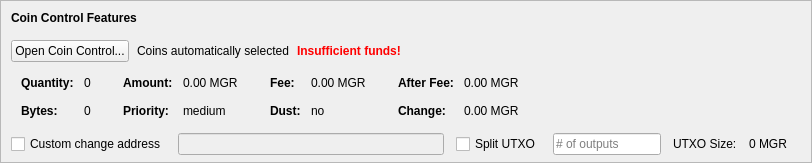
    <widget class="QFrame" name="frameCoinControl">
     <property name="sizePolicy">
      <sizepolicy hsizetype="Expanding" vsizetype="Expanding">
       <horstretch>0</horstretch>
       <verstretch>0</verstretch>
      </sizepolicy>
     </property>
     <property name="maximumSize">
      <size>
       <width>16777215</width>
       <height>16777215</height>
      </size>
     </property>
     <property name="frameShape">
      <enum>QFrame::StyledPanel</enum>
     </property>
     <property name="frameShadow">
      <enum>QFrame::Sunken</enum>
     </property>
     <layout class="QVBoxLayout" name="verticalLayoutCoinControl2">
      <property name="spacing">
       <number>0</number>
      </property>
      <property name="leftMargin">
       <number>0</number>
      </property>
      <property name="topMargin">
       <number>0</number>
      </property>
      <property name="rightMargin">
       <number>0</number>
      </property>
      <property name="bottomMargin">
       <number>6</number>
      </property>
      <item>
       <layout class="QVBoxLayout" name="verticalLayoutCoinControl" stretch="0,0,0,0,1">
        <property name="spacing">
         <number>0</number>
        </property>
        <property name="leftMargin">
         <number>10</number>
        </property>
        <property name="topMargin">
         <number>10</number>
        </property>
        <item>
         <layout class="QHBoxLayout" name="horizontalLayoutCoinControl1">
          <property name="bottomMargin">
           <number>15</number>
          </property>
          <item>
           <widget class="QLabel" name="labelCoinControlFeatures">
            <property name="sizePolicy">
             <sizepolicy hsizetype="Preferred" vsizetype="Maximum">
              <horstretch>0</horstretch>
              <verstretch>0</verstretch>
             </sizepolicy>
            </property>
            <property name="font">
             <font>
              <weight>75</weight>
              <bold>true</bold>
             </font>
            </property>
            <property name="styleSheet">
             <string notr="true">font-weight:bold;</string>
            </property>
            <property name="text">
             <string>Coin Control Features</string>
            </property>
           </widget>
          </item>
         </layout>
        </item>
        <item>
         <layout class="QHBoxLayout" name="horizontalLayoutCoinControl2" stretch="0,0,0,0">
          <property name="spacing">
           <number>8</number>
          </property>
          <property name="bottomMargin">
           <number>10</number>
          </property>
          <item>
           <widget class="QPushButton" name="pushButtonCoinControl">
            <property name="styleSheet">
             <string notr="true"/>
            </property>
            <property name="text">
             <string>Open Coin Control...</string>
            </property>
            <property name="autoDefault">
             <bool>false</bool>
            </property>
           </widget>
          </item>
          <item>
           <widget class="QLabel" name="labelCoinControlAutomaticallySelected">
            <property name="text">
             <string>Coins automatically selected</string>
            </property>
            <property name="margin">
             <number>5</number>
            </property>
           </widget>
          </item>
          <item>
           <widget class="QLabel" name="labelCoinControlInsuffFunds">
            <property name="font">
             <font>
              <weight>75</weight>
              <bold>true</bold>
             </font>
            </property>
            <property name="styleSheet">
             <string notr="true">color:red;font-weight:bold;</string>
            </property>
            <property name="text">
             <string>Insufficient funds!</string>
            </property>
            <property name="margin">
             <number>5</number>
            </property>
           </widget>
          </item>
          <item>
           <spacer name="horizontalSpacerCoinControl">
            <property name="orientation">
             <enum>Qt::Horizontal</enum>
            </property>
            <property name="sizeHint" stdset="0">
             <size>
              <width>40</width>
              <height>1</height>
             </size>
            </property>
           </spacer>
          </item>
         </layout>
        </item>
        <item>
         <widget class="QWidget" name="widgetCoinControl" native="true">
          <property name="sizePolicy">
           <sizepolicy hsizetype="Preferred" vsizetype="Preferred">
            <horstretch>0</horstretch>
            <verstretch>0</verstretch>
           </sizepolicy>
          </property>
          <property name="minimumSize">
           <size>
            <width>0</width>
            <height>0</height>
           </size>
          </property>
          <property name="styleSheet">
           <string notr="true"/>
          </property>
          <layout class="QHBoxLayout" name="horizontalLayoutCoinControl5">
           <property name="leftMargin">
            <number>0</number>
           </property>
           <property name="topMargin">
            <number>0</number>
           </property>
           <property name="rightMargin">
            <number>0</number>
           </property>
           <property name="bottomMargin">
            <number>0</number>
           </property>
           <item>
            <layout class="QHBoxLayout" name="horizontalLayoutCoinControl3" stretch="0,0,0,1">
             <property name="spacing">
              <number>20</number>
             </property>
             <property name="topMargin">
              <number>0</number>
             </property>
             <property name="bottomMargin">
              <number>10</number>
             </property>
             <item>
              <layout class="QFormLayout" name="formLayoutCoinControl1">
               <property name="horizontalSpacing">
                <number>10</number>
               </property>
               <property name="verticalSpacing">
                <number>14</number>
               </property>
               <property name="leftMargin">
                <number>10</number>
               </property>
               <property name="topMargin">
                <number>4</number>
               </property>
               <property name="rightMargin">
                <number>6</number>
               </property>
               <item row="0" column="0">
                <widget class="QLabel" name="labelCoinControlQuantityText">
                 <property name="font">
                  <font>
                   <weight>75</weight>
                   <bold>true</bold>
                  </font>
                 </property>
                 <property name="text">
                  <string>Quantity:</string>
                 </property>
                 <property name="margin">
                  <number>0</number>
                 </property>
                </widget>
               </item>
               <item row="0" column="1">
                <widget class="QLabel" name="labelCoinControlQuantity">
                 <property name="cursor">
                  <cursorShape>IBeamCursor</cursorShape>
                 </property>
                 <property name="contextMenuPolicy">
                  <enum>Qt::ActionsContextMenu</enum>
                 </property>
                 <property name="text">
                  <string notr="true">0</string>
                 </property>
                 <property name="margin">
                  <number>0</number>
                 </property>
                 <property name="textInteractionFlags">
                  <set>Qt::LinksAccessibleByMouse|Qt::TextSelectableByKeyboard|Qt::TextSelectableByMouse</set>
                 </property>
                </widget>
               </item>
               <item row="1" column="0">
                <widget class="QLabel" name="labelCoinControlBytesText">
                 <property name="font">
                  <font>
                   <weight>75</weight>
                   <bold>true</bold>
                  </font>
                 </property>
                 <property name="text">
                  <string>Bytes:</string>
                 </property>
                </widget>
               </item>
               <item row="1" column="1">
                <widget class="QLabel" name="labelCoinControlBytes">
                 <property name="cursor">
                  <cursorShape>IBeamCursor</cursorShape>
                 </property>
                 <property name="contextMenuPolicy">
                  <enum>Qt::ActionsContextMenu</enum>
                 </property>
                 <property name="text">
                  <string notr="true">0</string>
                 </property>
                 <property name="textInteractionFlags">
                  <set>Qt::LinksAccessibleByMouse|Qt::TextSelectableByKeyboard|Qt::TextSelectableByMouse</set>
                 </property>
                </widget>
               </item>
              </layout>
             </item>
             <item>
              <layout class="QFormLayout" name="formLayoutCoinControl2">
               <property name="horizontalSpacing">
                <number>10</number>
               </property>
               <property name="verticalSpacing">
                <number>14</number>
               </property>
               <property name="leftMargin">
                <number>6</number>
               </property>
               <property name="topMargin">
                <number>4</number>
               </property>
               <property name="rightMargin">
                <number>6</number>
               </property>
               <item row="0" column="0">
                <widget class="QLabel" name="labelCoinControlAmountText">
                 <property name="font">
                  <font>
                   <weight>75</weight>
                   <bold>true</bold>
                  </font>
                 </property>
                 <property name="text">
                  <string>Amount:</string>
                 </property>
                 <property name="margin">
                  <number>0</number>
                 </property>
                </widget>
               </item>
               <item row="0" column="1">
                <widget class="QLabel" name="labelCoinControlAmount">
                 <property name="cursor">
                  <cursorShape>IBeamCursor</cursorShape>
                 </property>
                 <property name="contextMenuPolicy">
                  <enum>Qt::ActionsContextMenu</enum>
                 </property>
                 <property name="text">
                  <string notr="true">0.00 MGR</string>
                 </property>
                 <property name="textInteractionFlags">
                  <set>Qt::LinksAccessibleByMouse|Qt::TextSelectableByKeyboard|Qt::TextSelectableByMouse</set>
                 </property>
                </widget>
               </item>
               <item row="1" column="0">
                <widget class="QLabel" name="labelCoinControlPriorityText">
                 <property name="font">
                  <font>
                   <weight>75</weight>
                   <bold>true</bold>
                  </font>
                 </property>
                 <property name="text">
                  <string>Priority:</string>
                 </property>
                </widget>
               </item>
               <item row="1" column="1">
                <widget class="QLabel" name="labelCoinControlPriority">
                 <property name="cursor">
                  <cursorShape>IBeamCursor</cursorShape>
                 </property>
                 <property name="contextMenuPolicy">
                  <enum>Qt::ActionsContextMenu</enum>
                 </property>
                 <property name="text">
                  <string>medium</string>
                 </property>
                 <property name="textInteractionFlags">
                  <set>Qt::LinksAccessibleByMouse|Qt::TextSelectableByKeyboard|Qt::TextSelectableByMouse</set>
                 </property>
                </widget>
               </item>
              </layout>
             </item>
             <item>
              <layout class="QFormLayout" name="formLayoutCoinControl3">
               <property name="horizontalSpacing">
                <number>10</number>
               </property>
               <property name="verticalSpacing">
                <number>14</number>
               </property>
               <property name="leftMargin">
                <number>6</number>
               </property>
               <property name="topMargin">
                <number>4</number>
               </property>
               <property name="rightMargin">
                <number>6</number>
               </property>
               <item row="0" column="0">
                <widget class="QLabel" name="labelCoinControlFeeText">
                 <property name="font">
                  <font>
                   <weight>75</weight>
                   <bold>true</bold>
                  </font>
                 </property>
                 <property name="text">
                  <string>Fee:</string>
                 </property>
                 <property name="margin">
                  <number>0</number>
                 </property>
                </widget>
               </item>
               <item row="0" column="1">
                <widget class="QLabel" name="labelCoinControlFee">
                 <property name="cursor">
                  <cursorShape>IBeamCursor</cursorShape>
                 </property>
                 <property name="contextMenuPolicy">
                  <enum>Qt::ActionsContextMenu</enum>
                 </property>
                 <property name="text">
                  <string notr="true">0.00 MGR</string>
                 </property>
                 <property name="textInteractionFlags">
                  <set>Qt::LinksAccessibleByMouse|Qt::TextSelectableByKeyboard|Qt::TextSelectableByMouse</set>
                 </property>
                </widget>
               </item>
               <item row="1" column="0">
                <widget class="QLabel" name="labelCoinControlLowOutputText">
                 <property name="font">
                  <font>
                   <weight>75</weight>
                   <bold>true</bold>
                  </font>
                 </property>
                 <property name="text">
                  <string>Dust:</string>
                 </property>
                </widget>
               </item>
               <item row="1" column="1">
                <widget class="QLabel" name="labelCoinControlLowOutput">
                 <property name="cursor">
                  <cursorShape>IBeamCursor</cursorShape>
                 </property>
                 <property name="contextMenuPolicy">
                  <enum>Qt::ActionsContextMenu</enum>
                 </property>
                 <property name="text">
                  <string>no</string>
                 </property>
                 <property name="textInteractionFlags">
                  <set>Qt::LinksAccessibleByMouse|Qt::TextSelectableByKeyboard|Qt::TextSelectableByMouse</set>
                 </property>
                </widget>
               </item>
              </layout>
             </item>
             <item>
              <layout class="QFormLayout" name="formLayoutCoinControl4">
               <property name="horizontalSpacing">
                <number>10</number>
               </property>
               <property name="verticalSpacing">
                <number>14</number>
               </property>
               <property name="leftMargin">
                <number>6</number>
               </property>
               <property name="topMargin">
                <number>4</number>
               </property>
               <property name="rightMargin">
                <number>6</number>
               </property>
               <item row="0" column="0">
                <widget class="QLabel" name="labelCoinControlAfterFeeText">
                 <property name="font">
                  <font>
                   <weight>75</weight>
                   <bold>true</bold>
                  </font>
                 </property>
                 <property name="text">
                  <string>After Fee:</string>
                 </property>
                 <property name="margin">
                  <number>0</number>
                 </property>
                </widget>
               </item>
               <item row="0" column="1">
                <widget class="QLabel" name="labelCoinControlAfterFee">
                 <property name="cursor">
                  <cursorShape>IBeamCursor</cursorShape>
                 </property>
                 <property name="contextMenuPolicy">
                  <enum>Qt::ActionsContextMenu</enum>
                 </property>
                 <property name="text">
                  <string notr="true">0.00 MGR</string>
                 </property>
                 <property name="textInteractionFlags">
                  <set>Qt::LinksAccessibleByMouse|Qt::TextSelectableByKeyboard|Qt::TextSelectableByMouse</set>
                 </property>
                </widget>
               </item>
               <item row="1" column="0">
                <widget class="QLabel" name="labelCoinControlChangeText">
                 <property name="font">
                  <font>
                   <weight>75</weight>
                   <bold>true</bold>
                  </font>
                 </property>
                 <property name="text">
                  <string>Change:</string>
                 </property>
                </widget>
               </item>
               <item row="1" column="1">
                <widget class="QLabel" name="labelCoinControlChange">
                 <property name="cursor">
                  <cursorShape>IBeamCursor</cursorShape>
                 </property>
                 <property name="contextMenuPolicy">
                  <enum>Qt::ActionsContextMenu</enum>
                 </property>
                 <property name="text">
                  <string notr="true">0.00 MGR</string>
                 </property>
                 <property name="textInteractionFlags">
                  <set>Qt::LinksAccessibleByMouse|Qt::TextSelectableByKeyboard|Qt::TextSelectableByMouse</set>
                 </property>
                </widget>
               </item>
              </layout>
             </item>
            </layout>
           </item>
          </layout>
         </widget>
        </item>
        <item>
         <layout class="QHBoxLayout" name="horizontalLayoutCoinControl4" stretch="0,0,0,0,0,0,0">
          <property name="spacing">
           <number>12</number>
          </property>
          <property name="sizeConstraint">
           <enum>QLayout::SetDefaultConstraint</enum>
          </property>
          <property name="topMargin">
           <number>5</number>
          </property>
          <property name="rightMargin">
           <number>5</number>
          </property>
          <item>
           <widget class="QCheckBox" name="checkBoxCoinControlChange">
            <property name="toolTip">
             <string>If this is activated, but the change address is empty or invalid, change will be sent to a newly generated address.</string>
            </property>
            <property name="text">
             <string>Custom change address</string>
            </property>
           </widget>
          </item>
          <item>
           <widget class="QValidatedLineEdit" name="lineEditCoinControlChange">
            <property name="enabled">
             <bool>false</bool>
            </property>
            <property name="sizePolicy">
             <sizepolicy hsizetype="Expanding" vsizetype="Fixed">
              <horstretch>0</horstretch>
              <verstretch>0</verstretch>
             </sizepolicy>
            </property>
           </widget>
          </item>
          <item>
           <widget class="QCheckBox" name="splitBlockCheckBox">
            <property name="text">
             <string>Split UTXO</string>
            </property>
           </widget>
          </item>
          <item>
           <widget class="QLineEdit" name="splitBlockLineEdit">
            <property name="sizePolicy">
             <sizepolicy hsizetype="Fixed" vsizetype="Fixed">
              <horstretch>50</horstretch>
              <verstretch>0</verstretch>
             </sizepolicy>
            </property>
            <property name="placeholderText">
             <string># of outputs</string>
            </property>
           </widget>
          </item>
          <item>
           <widget class="QLabel" name="labelBlockSizeText">
            <property name="text">
             <string>UTXO Size:</string>
            </property>
           </widget>
          </item>
          <item>
           <widget class="QLabel" name="labelBlockSize">
            <property name="text">
             <string>0 MGR</string>
            </property>
           </widget>
          </item>
          <item>
           <widget class="QLabel" name="labelCoinControlChangeLabel">
            <property name="sizePolicy">
             <sizepolicy hsizetype="Preferred" vsizetype="Expanding">
              <horstretch>0</horstretch>
              <verstretch>0</verstretch>
             </sizepolicy>
            </property>
            <property name="minimumSize">
             <size>
              <width>0</width>
              <height>0</height>
             </size>
            </property>
            <property name="text">
             <string/>
            </property>
            <property name="margin">
             <number>3</number>
            </property>
           </widget>
          </item>
         </layout>
        </item>
        <item>
         <spacer name="verticalSpacerCoinControl">
          <property name="orientation">
           <enum>Qt::Vertical</enum>
          </property>
          <property name="sizeHint" stdset="0">
           <size>
            <width>800</width>
            <height>1</height>
           </size>
          </property>
         </spacer>
        </item>
       </layout>
      </item>
     </layout>
    </widget>
